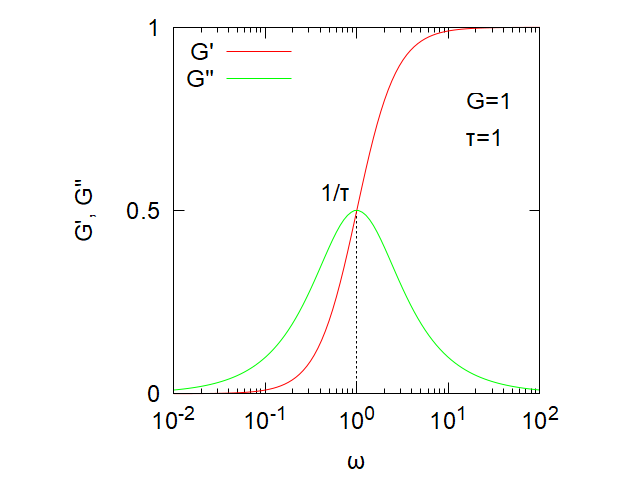

Generate this figure with gnuplot:
set term pngcairo font "Arial,18"
set output "maxwell_dynamic.png"
set colorsequence classic 
# 
set key left
set size square
#set margins 0.1, 0.1, 0.1, 0.1
#
xmin = 0.01
xmax = 100
ymin = 0.0
ymax = 1
set xrange[xmin:xmax]
set yrange[ymin:ymax]
set ytics 0.5

set logscale x

set xlabel "ω"
set ylabel "G', G''"

set format x "10^{%L}"

set label 1 at graph 0.8, 0.8 "G=1"
set label 2 at graph 0.8, 0.7 "τ=1"
set label 3 at first 0.4, 0.55 "1/τ"

set arrow from 1, 0 to 1, 0.5 nohead lt 7 dt "-"



tau = 1
G = 1

plot G*x**2*tau**2/(1+x**2*tau**2) ti "G'" , \
G*x*tau/(1+x**2*tau**2) ti 'G"'

